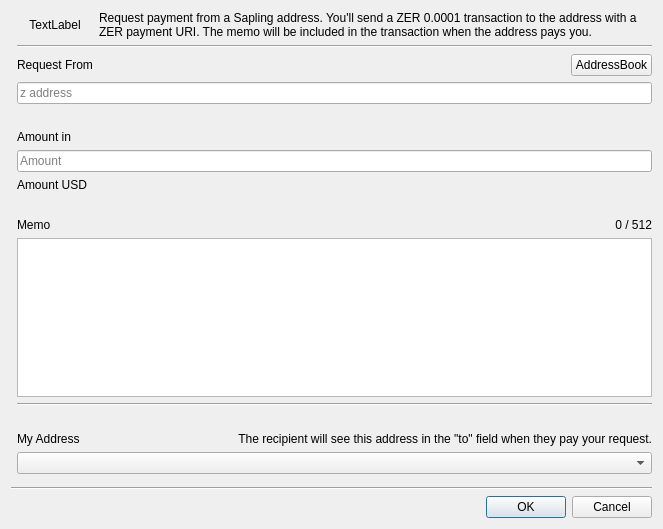
<?xml version="1.0" encoding="UTF-8"?>
<ui version="4.0">
 <class>RequestDialog</class>
 <widget class="QDialog" name="RequestDialog">
  <property name="geometry">
   <rect>
    <x>0</x>
    <y>0</y>
    <width>663</width>
    <height>529</height>
   </rect>
  </property>
  <property name="windowTitle">
   <string>Payment Request</string>
  </property>
  <layout class="QGridLayout" name="gridLayout">
   <item row="18" column="1" colspan="3">
    <widget class="AddressCombo" name="cmbMyAddress"/>
   </item>
   <item row="2" column="3">
    <layout class="QHBoxLayout" name="horizontalLayout">
     <item>
      <spacer name="horizontalSpacer">
       <property name="orientation">
        <enum>Qt::Horizontal</enum>
       </property>
       <property name="sizeHint" stdset="0">
        <size>
         <width>40</width>
         <height>20</height>
        </size>
       </property>
      </spacer>
     </item>
     <item>
      <widget class="QPushButton" name="btnAddressBook">
       <property name="text">
        <string>AddressBook</string>
       </property>
      </widget>
     </item>
    </layout>
   </item>
   <item row="21" column="0" colspan="4">
    <widget class="Line" name="line">
     <property name="orientation">
      <enum>Qt::Horizontal</enum>
     </property>
    </widget>
   </item>
   <item row="2" column="1">
    <widget class="QLabel" name="lblAddress">
     <property name="text">
      <string>Request From</string>
     </property>
    </widget>
   </item>
   <item row="15" column="1">
    <widget class="QLabel" name="label_2">
     <property name="text">
      <string>My Address</string>
     </property>
    </widget>
   </item>
   <item row="5" column="1" colspan="3">
    <widget class="QLabel" name="lblSaplingWarning">
     <property name="styleSheet">
      <string notr="true">color: red;</string>
     </property>
     <property name="text">
      <string/>
     </property>
    </widget>
   </item>
   <item row="6" column="1">
    <widget class="QLabel" name="lblAmount">
     <property name="text">
      <string>Amount in </string>
     </property>
    </widget>
   </item>
   <item row="10" column="1">
    <widget class="QLabel" name="label">
     <property name="text">
      <string/>
     </property>
    </widget>
   </item>
   <item row="24" column="2" colspan="2">
    <widget class="QDialogButtonBox" name="buttonBox">
     <property name="orientation">
      <enum>Qt::Horizontal</enum>
     </property>
     <property name="standardButtons">
      <set>QDialogButtonBox::Cancel|QDialogButtonBox::Ok</set>
     </property>
    </widget>
   </item>
   <item row="14" column="1">
    <widget class="QLabel" name="label_4">
     <property name="text">
      <string/>
     </property>
    </widget>
   </item>
   <item row="4" column="1" colspan="3">
    <widget class="QLineEdit" name="txtFrom">
     <property name="sizePolicy">
      <sizepolicy hsizetype="Minimum" vsizetype="Fixed">
       <horstretch>0</horstretch>
       <verstretch>0</verstretch>
      </sizepolicy>
     </property>
     <property name="alignment">
      <set>Qt::AlignLeading|Qt::AlignLeft|Qt::AlignVCenter</set>
     </property>
     <property name="placeholderText">
      <string>z address</string>
     </property>
    </widget>
   </item>
   <item row="1" column="1" colspan="3">
    <widget class="Line" name="line_3">
     <property name="orientation">
      <enum>Qt::Horizontal</enum>
     </property>
    </widget>
   </item>
   <item row="12" column="1" colspan="3">
    <widget class="MemoEdit" name="txtMemo">
     <property name="sizePolicy">
      <sizepolicy hsizetype="Expanding" vsizetype="Preferred">
       <horstretch>0</horstretch>
       <verstretch>0</verstretch>
      </sizepolicy>
     </property>
    </widget>
   </item>
   <item row="7" column="1" colspan="3">
    <widget class="QLineEdit" name="txtAmount">
     <property name="alignment">
      <set>Qt::AlignLeading|Qt::AlignLeft|Qt::AlignVCenter</set>
     </property>
     <property name="placeholderText">
      <string>Amount</string>
     </property>
    </widget>
   </item>
   <item row="13" column="1" colspan="3">
    <widget class="Line" name="line_2">
     <property name="orientation">
      <enum>Qt::Horizontal</enum>
     </property>
    </widget>
   </item>
   <item row="15" column="3">
    <widget class="QLabel" name="lblAddressInfo">
     <property name="text">
      <string>The recipient will see this address in the &quot;to&quot; field when they pay your request.</string>
     </property>
     <property name="alignment">
      <set>Qt::AlignRight|Qt::AlignTrailing|Qt::AlignVCenter</set>
     </property>
    </widget>
   </item>
   <item row="11" column="3">
    <widget class="QLabel" name="lblMemoLen">
     <property name="text">
      <string notr="true">0 / 512</string>
     </property>
     <property name="alignment">
      <set>Qt::AlignRight|Qt::AlignTrailing|Qt::AlignVCenter</set>
     </property>
    </widget>
   </item>
   <item row="9" column="1">
    <widget class="QLabel" name="txtAmountUSD">
     <property name="text">
      <string>Amount USD</string>
     </property>
     <property name="alignment">
      <set>Qt::AlignLeading|Qt::AlignLeft|Qt::AlignVCenter</set>
     </property>
    </widget>
   </item>
   <item row="20" column="1">
    <spacer name="verticalSpacer">
     <property name="orientation">
      <enum>Qt::Vertical</enum>
     </property>
     <property name="sizeHint" stdset="0">
      <size>
       <width>20</width>
       <height>40</height>
      </size>
     </property>
    </spacer>
   </item>
   <item row="11" column="1">
    <widget class="QLabel" name="label_3">
     <property name="text">
      <string>Memo</string>
     </property>
    </widget>
   </item>
   <item row="0" column="1">
    <widget class="QLabel" name="lblPixmap">
     <property name="text">
      <string>TextLabel</string>
     </property>
     <property name="alignment">
      <set>Qt::AlignCenter</set>
     </property>
    </widget>
   </item>
   <item row="0" column="2" colspan="2">
    <widget class="QLabel" name="lblHeader">
     <property name="text">
      <string>Request payment from a Sapling address. You'll send a ZER 0.0001 transaction to the address with a ZER payment URI. The memo will be included in the transaction when the address pays you.</string>
     </property>
     <property name="wordWrap">
      <bool>true</bool>
     </property>
    </widget>
   </item>
  </layout>
 </widget>
 <customwidgets>
  <customwidget>
   <class>MemoEdit</class>
   <extends>QPlainTextEdit</extends>
   <header>memoedit.h</header>
  </customwidget>
  <customwidget>
   <class>AddressCombo</class>
   <extends>QComboBox</extends>
   <header>addresscombo.h</header>
  </customwidget>
 </customwidgets>
 <tabstops>
  <tabstop>txtAmount</tabstop>
  <tabstop>txtMemo</tabstop>
 </tabstops>
 <resources/>
 <connections>
  <connection>
   <sender>buttonBox</sender>
   <signal>accepted()</signal>
   <receiver>RequestDialog</receiver>
   <slot>accept()</slot>
   <hints>
    <hint type="sourcelabel">
     <x>248</x>
     <y>254</y>
    </hint>
    <hint type="destinationlabel">
     <x>157</x>
     <y>274</y>
    </hint>
   </hints>
  </connection>
  <connection>
   <sender>buttonBox</sender>
   <signal>rejected()</signal>
   <receiver>RequestDialog</receiver>
   <slot>reject()</slot>
   <hints>
    <hint type="sourcelabel">
     <x>316</x>
     <y>260</y>
    </hint>
    <hint type="destinationlabel">
     <x>286</x>
     <y>274</y>
    </hint>
   </hints>
  </connection>
 </connections>
</ui>
